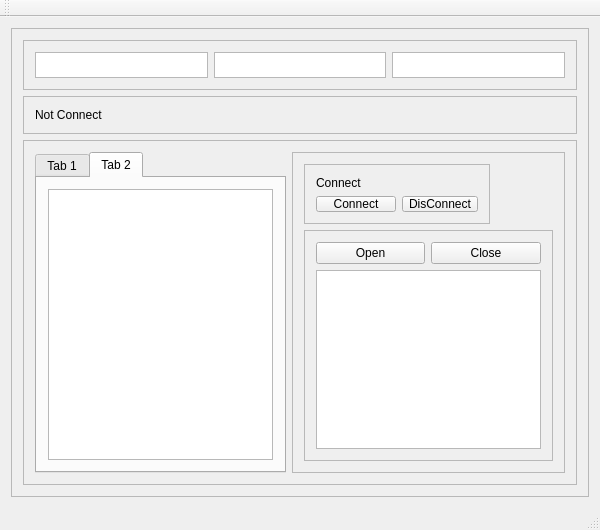
<?xml version="1.0" encoding="UTF-8"?>
<ui version="4.0">
 <class>Secs_Gem_SimulatorClass</class>
 <widget class="QMainWindow" name="Secs_Gem_SimulatorClass">
  <property name="geometry">
   <rect>
    <x>0</x>
    <y>0</y>
    <width>600</width>
    <height>530</height>
   </rect>
  </property>
  <property name="maximumSize">
   <size>
    <width>600</width>
    <height>530</height>
   </size>
  </property>
  <property name="windowTitle">
   <string>Secs_Gem_Simulator</string>
  </property>
  <widget class="QWidget" name="centralWidget">
   <property name="maximumSize">
    <size>
     <width>600</width>
     <height>500</height>
    </size>
   </property>
   <layout class="QHBoxLayout" name="horizontalLayout">
    <item>
     <widget class="QFrame" name="frame_4">
      <property name="frameShape">
       <enum>QFrame::StyledPanel</enum>
      </property>
      <property name="frameShadow">
       <enum>QFrame::Raised</enum>
      </property>
      <layout class="QVBoxLayout" name="verticalLayout_2">
       <item>
        <widget class="QFrame" name="frame_5">
         <property name="maximumSize">
          <size>
           <width>16777215</width>
           <height>50</height>
          </size>
         </property>
         <property name="frameShape">
          <enum>QFrame::StyledPanel</enum>
         </property>
         <property name="frameShadow">
          <enum>QFrame::Raised</enum>
         </property>
         <layout class="QHBoxLayout" name="horizontalLayout_5">
          <item>
           <widget class="QTextEdit" name="textEdit"/>
          </item>
          <item>
           <widget class="QTextEdit" name="textEdit_2"/>
          </item>
          <item>
           <widget class="QTextEdit" name="textEdit_3"/>
          </item>
         </layout>
        </widget>
       </item>
       <item>
        <widget class="QFrame" name="frame_6">
         <property name="frameShape">
          <enum>QFrame::StyledPanel</enum>
         </property>
         <property name="frameShadow">
          <enum>QFrame::Raised</enum>
         </property>
         <layout class="QHBoxLayout" name="horizontalLayout_6">
          <item>
           <widget class="QLabel" name="lb_State">
            <property name="text">
             <string>Not Connect</string>
            </property>
           </widget>
          </item>
         </layout>
        </widget>
       </item>
       <item>
        <widget class="QFrame" name="frame_7">
         <property name="frameShape">
          <enum>QFrame::StyledPanel</enum>
         </property>
         <property name="frameShadow">
          <enum>QFrame::Raised</enum>
         </property>
         <layout class="QHBoxLayout" name="horizontalLayout_4">
          <item>
           <widget class="QTabWidget" name="tabWidget">
            <property name="currentIndex">
             <number>1</number>
            </property>
            <widget class="QWidget" name="tab">
             <attribute name="title">
              <string>Tab 1</string>
             </attribute>
             <layout class="QHBoxLayout" name="horizontalLayout_2">
              <item>
               <widget class="QTextBrowser" name="textBrowser"/>
              </item>
             </layout>
            </widget>
            <widget class="QWidget" name="tab_2">
             <attribute name="title">
              <string>Tab 2</string>
             </attribute>
             <layout class="QHBoxLayout" name="horizontalLayout_3">
              <item>
               <widget class="QTextBrowser" name="textBrowser_2"/>
              </item>
             </layout>
            </widget>
           </widget>
          </item>
          <item>
           <widget class="QFrame" name="frame">
            <property name="frameShape">
             <enum>QFrame::StyledPanel</enum>
            </property>
            <property name="frameShadow">
             <enum>QFrame::Raised</enum>
            </property>
            <layout class="QVBoxLayout" name="verticalLayout">
             <item>
              <widget class="QFrame" name="frame_2">
               <property name="maximumSize">
                <size>
                 <width>186</width>
                 <height>60</height>
                </size>
               </property>
               <property name="frameShape">
                <enum>QFrame::StyledPanel</enum>
               </property>
               <property name="frameShadow">
                <enum>QFrame::Raised</enum>
               </property>
               <layout class="QFormLayout" name="formLayout">
                <item row="0" column="0">
                 <widget class="QLabel" name="label">
                  <property name="text">
                   <string>Connect</string>
                  </property>
                 </widget>
                </item>
                <item row="1" column="0">
                 <widget class="QPushButton" name="btnConnect">
                  <property name="font">
                   <font/>
                  </property>
                  <property name="text">
                   <string>Connect</string>
                  </property>
                 </widget>
                </item>
                <item row="1" column="1">
                 <widget class="QPushButton" name="btnDisConnect">
                  <property name="font">
                   <font/>
                  </property>
                  <property name="text">
                   <string>DisConnect</string>
                  </property>
                 </widget>
                </item>
               </layout>
              </widget>
             </item>
             <item>
              <widget class="QFrame" name="frame_3">
               <property name="frameShape">
                <enum>QFrame::StyledPanel</enum>
               </property>
               <property name="frameShadow">
                <enum>QFrame::Raised</enum>
               </property>
               <layout class="QGridLayout" name="gridLayout">
                <item row="0" column="0">
                 <widget class="QPushButton" name="btnOpen">
                  <property name="text">
                   <string>Open</string>
                  </property>
                 </widget>
                </item>
                <item row="0" column="1">
                 <widget class="QPushButton" name="btnClose">
                  <property name="text">
                   <string>Close</string>
                  </property>
                 </widget>
                </item>
                <item row="1" column="0" colspan="2">
                 <widget class="QTextBrowser" name="textBrowser_3"/>
                </item>
               </layout>
              </widget>
             </item>
            </layout>
           </widget>
          </item>
         </layout>
        </widget>
       </item>
      </layout>
      <zorder>frame_7</zorder>
      <zorder>frame_5</zorder>
      <zorder>frame_6</zorder>
     </widget>
    </item>
   </layout>
  </widget>
  <widget class="QMenuBar" name="menuBar">
   <property name="geometry">
    <rect>
     <x>0</x>
     <y>0</y>
     <width>600</width>
     <height>20</height>
    </rect>
   </property>
  </widget>
  <widget class="QToolBar" name="mainToolBar">
   <attribute name="toolBarArea">
    <enum>TopToolBarArea</enum>
   </attribute>
   <attribute name="toolBarBreak">
    <bool>false</bool>
   </attribute>
  </widget>
  <widget class="QStatusBar" name="statusBar"/>
 </widget>
 <layoutdefault spacing="6" margin="11"/>
 <resources>
  <include location="Secs_Gem_Simulator.qrc"/>
 </resources>
 <connections/>
</ui>
